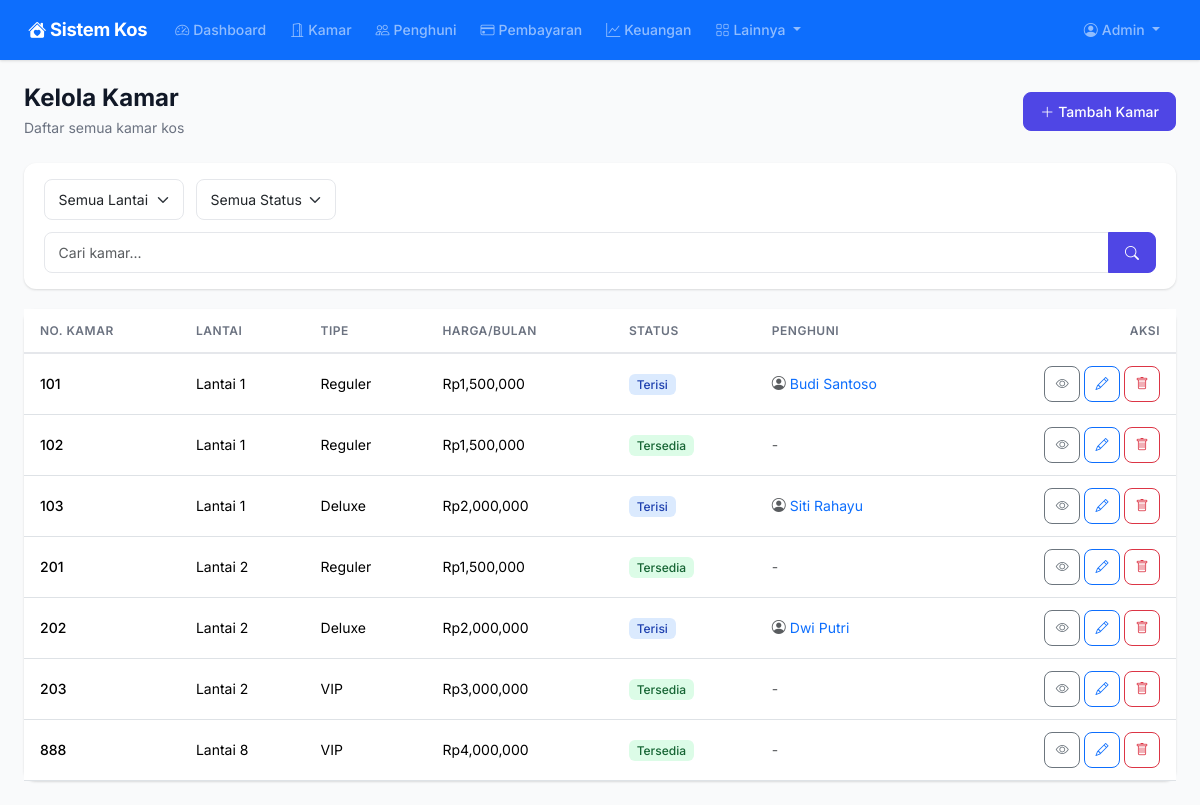
The page /rooms/ (signed in) on the database as committed earlier.
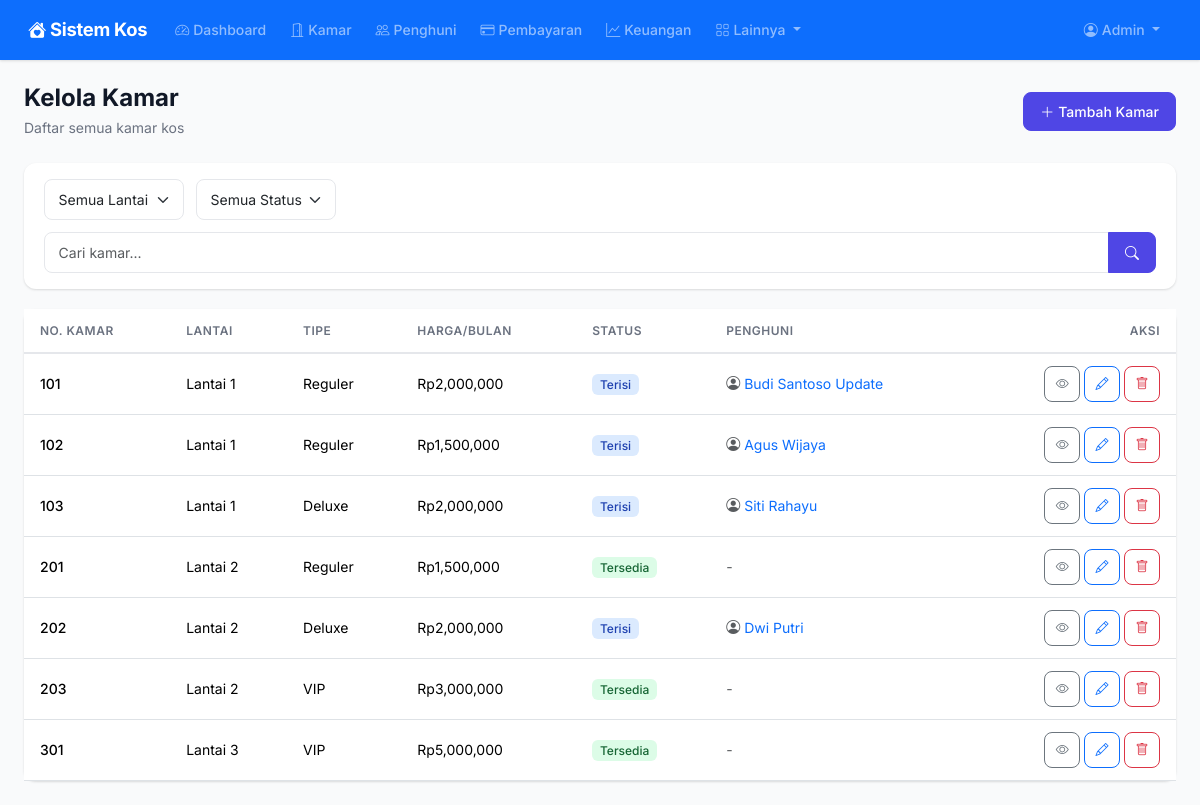
The same page on the database as committed later.
### models.py (models this page shows, shortened)
class Room(db.Model):
    __tablename__ = "rooms"
    id = db.Column(db.Integer, primary_key=True)
    nomor_kamar = db.Column(db.String(10), unique=True, nullable=False)
    lantai = db.Column(db.Integer, default=1)
    tipe = db.Column(db.String(50), default="Reguler")
    harga_per_bulan = db.Column(db.Float, nullable=False)
    ukuran = db.Column(db.String(50))
    fasilitas = db.Column(db.Text)
    status = db.Column(db.String(20), default="tersedia")
    deskripsi = db.Column(db.Text)
    created_at = db.Column(db.DateTime, default=datetime.utcnow)
    bookings = db.relationship("Booking", backref="room", lazy="dynamic")
    maintenance_requests = db.relationship("MaintenanceRequest", backref="room", lazy="dynamic")
    @property
    def booking_aktif(self):
        return Booking.query.filter_by(room_id=self.id, status="aktif").first()

class User(UserMixin, db.Model):
    __tablename__ = "users"
    id = db.Column(db.Integer, primary_key=True)
    username = db.Column(db.String(80), unique=True, nullable=False)
    email = db.Column(db.String(120), unique=True, nullable=False)
    password_hash = db.Column(db.String(256), nullable=False)
    role = db.Column(db.String(20), nullable=False, default="client")
    nama_lengkap = db.Column(db.String(150), nullable=False)
    no_telepon = db.Column(db.String(20))
    alamat = db.Column(db.Text)
    is_active = db.Column(db.Boolean, default=True)
    created_at = db.Column(db.DateTime, default=datetime.utcnow)
    bookings = db.relationship("Booking", backref="client", lazy="dynamic")
    notifications = db.relationship("Notification", backref="user", lazy="dynamic")

### routes/rooms.py (the view)
@rooms_bp.route("/")
@login_required
def index():
    if current_user.role == "admin":
        lantai = request.args.get("lantai", type=int)
        status = request.args.get("status")
        query = Room.query
        if lantai:
            query = query.filter_by(lantai=lantai)
        if status:
            query = query.filter_by(status=status)
        rooms = query.order_by(Room.lantai, Room.nomor_kamar).all()
        return render_template("rooms/index.html", rooms=rooms)
    rooms = Room.query.filter_by(status="tersedia").order_by(Room.lantai, Room.nomor_kamar).all()
    return render_template("rooms/public.html", rooms=rooms)

### app.py (called while the page is built)
def create_app():
    app = Flask(__name__)
    app.config.from_object("config.Config")
    db.init_app(app)
    login_manager.init_app(app)
    csrf.init_app(app)
    login_manager.login_view = "auth.login"
    login_manager.login_message = "Silakan login terlebih dahulu."
    from models import User
    @login_manager.user_loader
    def load_user(user_id):
        return User.query.get(int(user_id))
    @app.context_processor
    def inject_now():
        from datetime import datetime
        return {"now": datetime.now()}
    @app.context_processor
    def inject_utility():
        from datetime import date
        return {"date_today": date.today()}
    from routes import register_routes
    register_routes(app)
    with app.app_context():
        db.create_all()
    return app

### templates/rooms/index.html (shortened to what this page needs)
{% extends "base.html" %}
{% block content %}
<div class="page-header d-flex flex-wrap justify-content-between align-items-center">
    <div>
        <h1>Kelola Kamar</h1>
        <p>Daftar semua kamar kos</p>
    </div>
    <a href="{{ url_for('rooms.tambah') }}" class="btn btn-primary">
        <i class="bi bi-plus-lg me-1"></i>Tambah Kamar
    </a>
</div>
<form method="GET" action="{{ url_for('rooms.index') }}">
    <div class="filter-bar">
        <select name="lantai" class="form-select">
            <option value="">Semua Lantai</option>
        </select>
        <select name="status" class="form-select">
            <option value="">Semua Status</option>
        </select>
        <div class="input-group" style="min-width:200px">
            <input type="text" name="search" class="form-control" placeholder="Cari kamar..." value="{{ request.args.get('search', '') }}">
            <button class="btn btn-primary" type="submit"><i class="bi bi-search"></i></button>
        </div>
    </div>
</form>
{% if rooms %}
<div class="card border-0">
    <div class="table-responsive">
        <table class="table table-hover">
            <thead>
                <tr>
                    <th>No. Kamar</th>
                    <th>Lantai</th>
                    <th>Tipe</th>
                    <th>Harga/Bulan</th>
                    <th>Status</th>
                    <th>Penghuni</th>
                    <th class="text-end">Aksi</th>
                </tr>
            </thead>
            <tbody>
                {% for room in rooms %}
                <tr>
                    <td class="fw-medium">{{ room.nomor_kamar }}</td>
                    <td>Lantai {{ room.lantai }}</td>
                    <td>{{ room.tipe }}</td>
                    <td>Rp{{ "{:,.0f}".format(room.harga_per_bulan) }}</td>
                    <td>
                        {% set s = room.status|lower %}
                        {% if s == 'tersedia' %}
                        <span class="badge badge-success">Tersedia</span>
                        {% elif s == 'terisi' %}
                        <span class="badge badge-info">Terisi</span>
                        {% elif s == 'diperbaiki' %}
                        <span class="badge badge-warning">Diperbaiki</span>
                        {% else %}
                        <span class="badge badge-secondary">{{ room.status }}</span>
                        {% endif %}
                    </td>
                    <td>
                        {% if room.booking_aktif %}
                        <a href="{{ url_for('clients.detail', id=room.booking_aktif.client.id) }}" class="text-decoration-none">
                            <i class="bi bi-person-circle me-1 text-muted"></i>{{ room.booking_aktif.client.nama_lengkap }}
                        </a>
                        {% else %}
                        <span class="text-muted">-</span>
                        {% endif %}
                    </td>
                    <td class="text-end">
                        <a href="{{ url_for('rooms.detail', id=room.id) }}" class="btn btn-sm btn-outline-secondary btn-icon" title="Detail">
                            <i class="bi bi-eye"></i>
                        </a>
                        <a href="{{ url_for('rooms.edit', id=room.id) }}" class="btn btn-sm btn-outline-primary btn-icon" title="Edit">
                            <i class="bi bi-pencil"></i>
                        </a>
                        <form method="POST" action="{{ url_for('rooms.hapus', id=room.id) }}" class="d-inline" onsubmit="return confirm('Yakin hapus kamar {{ room.nomor_kamar }}?')">
                            <button type="submit" class="btn btn-sm btn-outline-danger btn-icon" title="Hapus">
                                <i class="bi bi-trash"></i>
                            </button>
                        </form>
                    </td>
                </tr>
                {% endfor %}
            </tbody>
        </table>
    </div>
</div>
{% endif %}
{% endblock %}

Rows that differ between the two databases and show on the page:
removed Room: nomor_kamar "888", lantai "8", tipe "VIP", harga_per_bulan "4,000,000", shows "Tersedia"
changed Room: harga_per_bulan "1,500,000" → "2,000,000"; booking_aktif.client.nama_lengkap "Budi Santoso" → "Budi Santoso Update"
changed Room: booking_aktif.client.nama_lengkap (not shown) → "Agus Wijaya"; text "Tersedia -" → "Terisi"
added Room: nomor_kamar "301", lantai "3", tipe "VIP", harga_per_bulan "5,000,000", shows "Tersedia"
